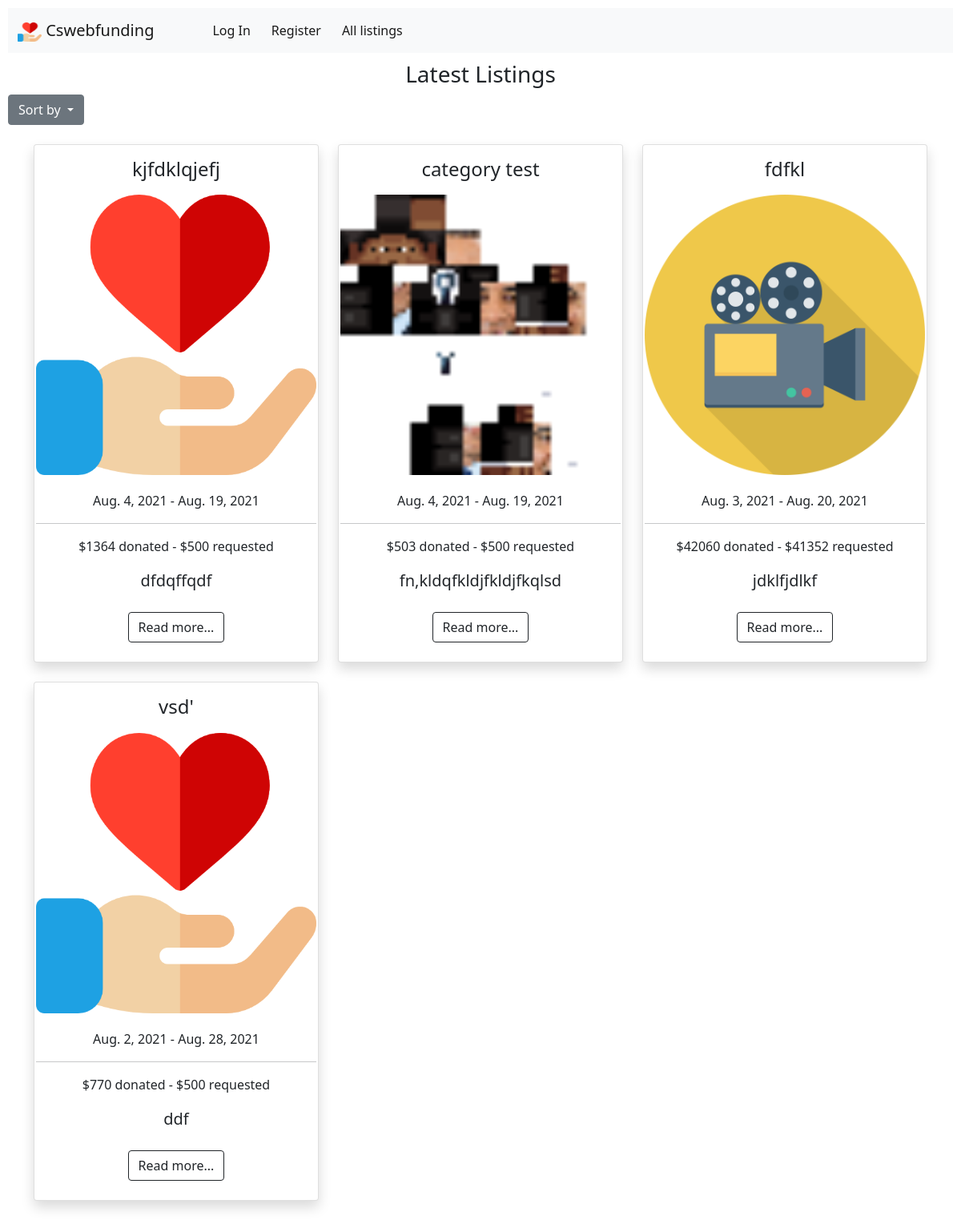
/listings/latest, run on an earlier commit of the app's database.
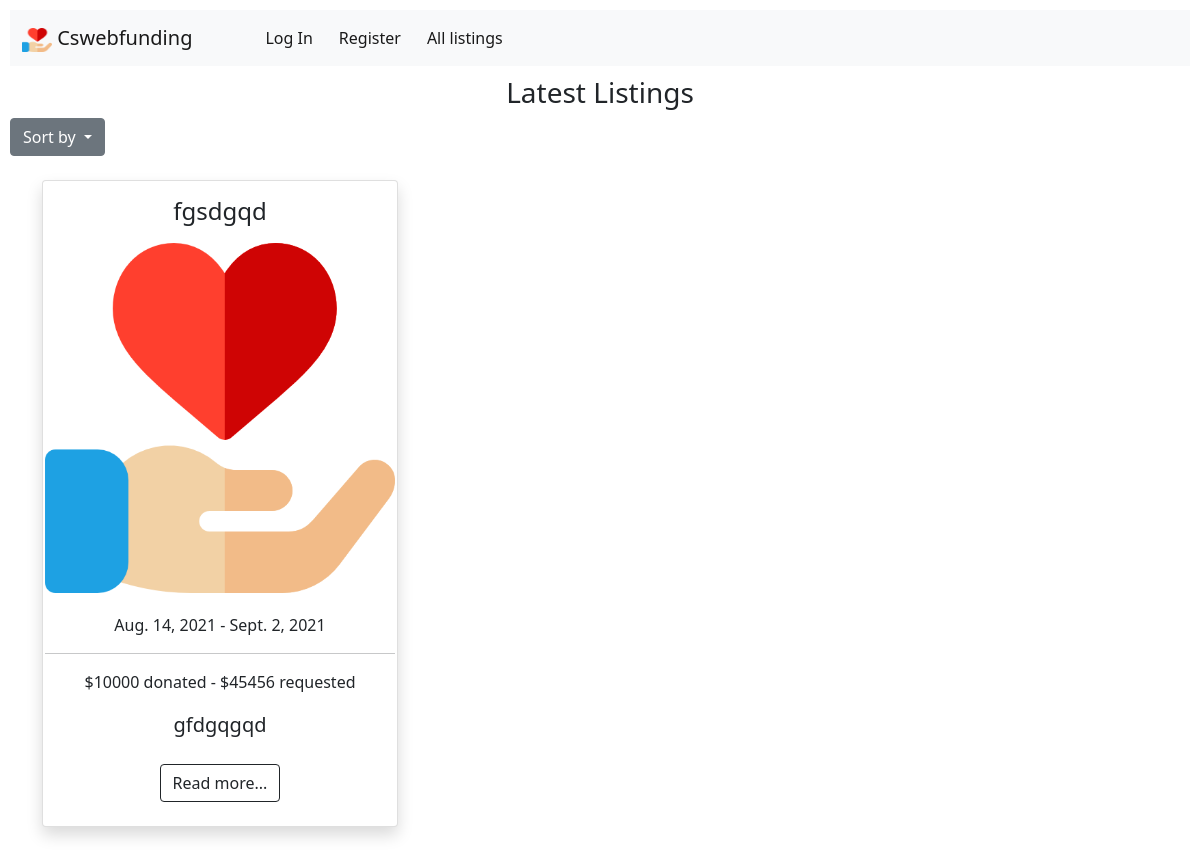
And on a later commit of the database.
### cswebfunding/models.py (models this page shows, shortened)
class Listing(models.Model):
   id = models.BigAutoField(primary_key=True)
   title = models.CharField(max_length=50)
   description = models.CharField(max_length=256)
   author = models.ForeignKey('User', on_delete=models.CASCADE)
   project = models.BooleanField(default=0)
   goodcause = models.BooleanField(default=0)
   donated = models.PositiveIntegerField(default=0)
   category = models.PositiveIntegerField(default=9)
   goal = models.PositiveIntegerField(validators=[MaxValueValidator(10000000),MinValueValidator(10)])
   created_at = models.DateField(auto_now_add=True)
   final_date = models.DateField()
   photo = models.ImageField(upload_to='media/', default="default-listing.jpg")
   popularity = models.IntegerField(default=0)

### cswebfunding/views.py (the view)
# urls.py: path("listings/<str:filter>", views.listings, name="listings"),
def listings(request, filter):
    if filter == 'goodcauses':
        listings = Listing.objects.filter(goodcause=1).order_by('-id')
        title = "Good Causes"
    elif filter == 'projects':
        listings = Listing.objects.filter(project=1).order_by('-id')
        title = "Projects"
    elif filter == 'latest':
        listings = Listing.objects.all().order_by('-id')
        title = "Latest Listings"
    elif filter == 'newest':
        listings = Listing.objects.all().order_by('id')
        title = "Newest Listings"
    elif filter == 'highest':
        listings = Listing.objects.all().order_by('-goal')
        title = "Listings With Highest Goal"
    elif filter == 'lowest':
        listings = Listing.objects.all().order_by('goal')
        title = "Listings With Lowest Goal"
    elif filter == 'art':
        listings = Listing.objects.filter(category=1).order_by('-id')
        title = "Art Listings"
    elif filter == 'comics-and-illustration':
        listings = Listing.objects.filter(category=2).order_by('-id')
        title = "Comics And Illustration listings"
    elif filter == 'design-and-tech':
        listings = Listing.objects.filter(category=3).order_by('-id')
        title = "Design And Tech Listings"
    elif filter == 'film':
        listings = Listing.objects.filter(category=4).order_by('-id')
        title = "Film Listings"
    elif filter == 'food-and-craft':
        listings = Listing.objects.filter(category=5).order_by('-id')
        title = "Food And Craft Listings"
    elif filter == 'games':
        listings = Listing.objects.filter(category=6).order_by('-id')
        title = "Games Listings"
    elif filter == 'music':
        listings = Listing.objects.filter(category=7).order_by('-id')
        title = "Music Listings"
    elif filter == 'publishing':
        listings = Listing.objects.filter(category=8).order_by('-id')
        title = "Publishing Listings"
    elif filter == 'other':
        listings = Listing.objects.filter(category=9).order_by('-id')
        title = "Other Listings"
    else:
        return render(request, "cswebfunding/index.html")
    paginator = Paginator(listings, 9)
    page_number = request.GET.get('page')
    page_obj = paginator.get_page(page_number)
    return render(request, "cswebfunding/listings.html", {
        'title': title,
        'listings': page_obj
    })

### cswebfunding/templates/cswebfunding/listings.html (shortened to what this page needs)
{% extends "cswebfunding/layout.html" %}
{% block body %}
<h3 class="center">{{ title }}</h3>
<div class="dropdown">
  <a class="btn btn-secondary dropdown-toggle" href="#" role="button" id="dropdownMenuLink" data-bs-toggle="dropdown" aria-expanded="false">
    Sort by
  </a>
</div>
{% if listings %}
  <div class="container mb-4">
    <div class="row">
      {% for listing in listings.object_list %}
        <div class="col-12 col-sm-12 col-md-6 col-lg-4 col-xl-4 mt-4">
            <div class="card shadow center">
                <div class="card-body text-center">
                  <h4>{{ listing.title }}</h4>
                  <div class="imageitem">
                    <a href="/listing/{{ listing.id }}">
                      <img id="output" class="card-img-top" src="{{ listing.photo.url }}" alt="main image of {{ listing.title }}">
                    </a>
                  </div>
                  <ul class="list-inline mt-3">
                      <li class="list-inline-item">{{ listing.created_at }} - {{ listing.final_date }}</li>
                  </ul>
                  <hr>
                  <p>${{listing.donated}} donated - ${{ listing.goal }} requested</p>
                  <p class="lead">{{ listing.description }}</p>
                  <a class="btn btn-outline-dark my-2" href="/listing/{{ listing.id }}" role="button">Read more...</a>
                </div>
            </div>
        </div>
      {% endfor %}
    </div>
  </div>
{% else %}
<br><br><br>
<h4 class="center">No listings found...</h4>
{% endif %}
{% endblock %}

What changed in the data, as far as the page shows it:
removed Listing: title "kjfdklqjefj", photo (picture), created_at "Aug. 4, 2021", final_date "Aug. 19, 2021", donated "1364", goal "500", description "dfdqffqdf"
removed Listing: title "category test", photo (picture), created_at "Aug. 4, 2021", final_date "Aug. 19, 2021", donated "503", goal "500", description "fn,kldqfkldjfkldjfkqlsd"
removed Listing: title "fdfkl", photo (picture), created_at "Aug. 3, 2021", final_date "Aug. 20, 2021", donated "42060", goal "41352", description "jdklfjdlkf"
removed Listing: title "vsd'", photo (picture), created_at "Aug. 2, 2021", final_date "Aug. 28, 2021", donated "770", goal "500", description "ddf"
added Listing: title "fgsdgqd", photo (picture), created_at "Aug. 14, 2021", final_date "Sept. 2, 2021", donated "10000", goal "45456", description "gfdgqgqd"
